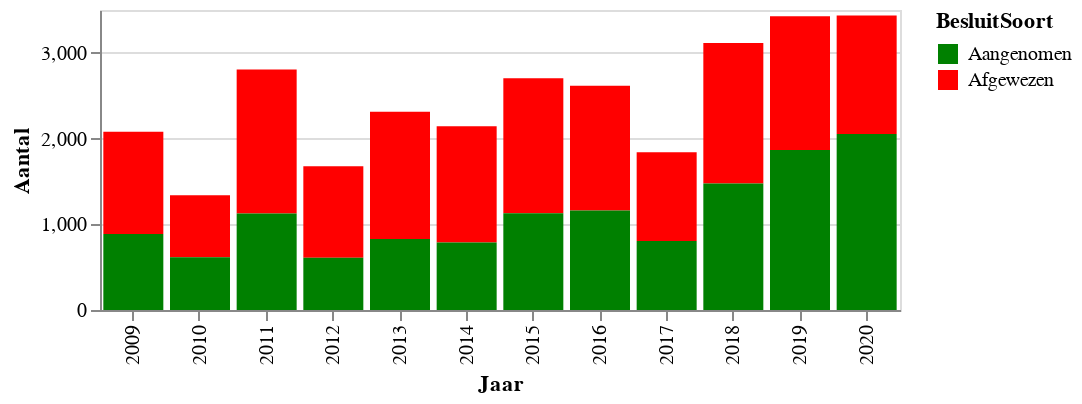

The notebook cell saved with this chart:
### Code cell
data = df.groupby(['Jaar', 'BesluitSoort']).agg(Aantal=('Titel', 'count')).reset_index()
data = data.replace({0: 'Afgewezen', 1: 'Aangenomen'})
color_order = {'Afgewezen':1, 'Aangenomen':0}
data["idx"] = data["BesluitSoort"].map(color_order)

alt.Chart(data, width=400,height = 150).mark_bar().encode(
    x=alt.X('Jaar:N'),
    y='Aantal:Q',
    order="idx",
    color=alt.Color('BesluitSoort',
                   scale=alt.Scale(
            domain=['Aangenomen','Afgewezen'],
            range=['green', 'red']))
)

### Figure 1 — Vega-Lite specification as saved in the notebook (floating-point values rounded to 4 significant figures)
{"config": {"view": {"continuousWidth": 400, "continuousHeight": 300}}, "data": {"name": "data-47ba201efd8eb470673275e5d08bc747"}, "mark": "bar", "encoding": {"color": {"type": "nominal", "field": "BesluitSoort", "scale": {"domain": ["Aangenomen", "Afgewezen"], "range": ["green", "red"]}}, "order": {"type": "quantitative", "field": "idx"}, "x": {"type": "nominal", "field": "Jaar"}, "y": {"type": "quantitative", "field": "Aantal"}}, "height": 150, "width": 400, "$schema": "https://vega.github.io/schema/vega-lite/v4.8.1.json", "datasets": {"data-47ba201efd8eb470673275e5d08bc747": [{"Jaar": 2009, "BesluitSoort": "Afgewezen", "Aantal": 1194, "idx": 1}, {"Jaar": 2009, "BesluitSoort": "Aangenomen", "Aantal": 887, "idx": 0}, {"Jaar": 2010, "BesluitSoort": "Afgewezen", "Aantal": 724, "idx": 1}, {"Jaar": 2010, "BesluitSoort": "Aangenomen", "Aantal": 616, "idx": 0}, {"Jaar": 2011, "BesluitSoort": "Afgewezen", "Aantal": 1680, "idx": 1}, {"Jaar": 2011, "BesluitSoort": "Aangenomen", "Aantal": 1125, "idx": 0}, {"Jaar": 2012, "BesluitSoort": "Afgewezen", "Aantal": 1067, "idx": 1}, {"Jaar": 2012, "BesluitSoort": "Aangenomen", "Aantal": 611, "idx": 0}, {"Jaar": 2013, "BesluitSoort": "Afgewezen", "Aantal": 1484, "idx": 1}, {"Jaar": 2013, "BesluitSoort": "Aangenomen", "Aantal": 829, "idx": 0}, {"Jaar": 2014, "BesluitSoort": "Afgewezen", "Aantal": 1356, "idx": 1}, {"Jaar": 2014, "BesluitSoort": "Aangenomen", "Aantal": 788, "idx": 0}, {"Jaar": 2015, "BesluitSoort": "Afgewezen", "Aantal": 1575, "idx": 1}, {"Jaar": 2015, "BesluitSoort": "Aangenomen", "Aantal": 1128, "idx": 0}, {"Jaar": 2016, "BesluitSoort": "Afgewezen", "Aantal": 1455, "idx": 1}, {"Jaar": 2016, "BesluitSoort": "Aangenomen", "Aantal": 1161, "idx": 0}, {"Jaar": 2017, "BesluitSoort": "Afgewezen", "Aantal": 1036, "idx": 1}, {"Jaar": 2017, "BesluitSoort": "Aangenomen", "Aantal": 805, "idx": 0}, {"Jaar": 2018, "BesluitSoort": "Afgewezen", "Aantal": 1638, "idx": 1}, {"Jaar": 2018, "BesluitSoort": "Aangenomen", "Aantal": 1476, "idx": 0}, {"Jaar": 2019, "BesluitSoort": "Afgewezen", "Aantal": 1562, "idx": 1}, {"Jaar": 2019, "BesluitSoort": "Aangenomen", "Aantal": 1866, "idx": 0}, {"Jaar": 2020, "BesluitSoort": "Afgewezen", "Aantal": 1382, "idx": 1}, {"Jaar": 2020, "BesluitSoort": "Aangenomen", "Aantal": 2053, "idx": 0}]}}
